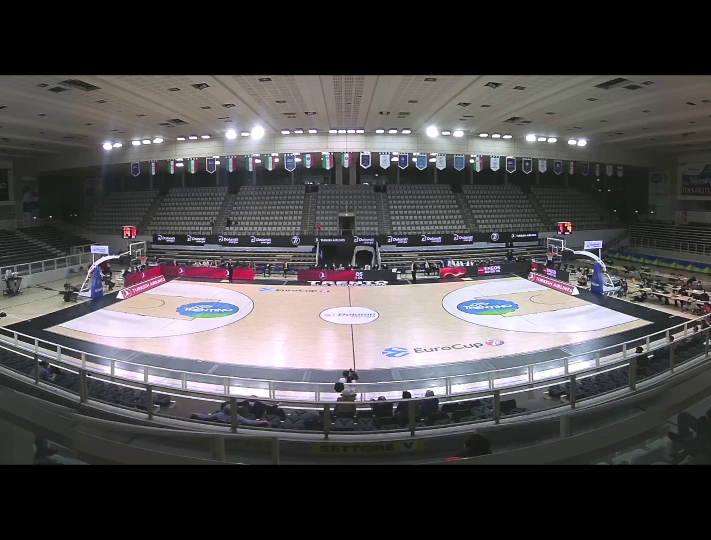
#> input picture material/background.png, 1422 x 1080 px (shown at 1/2 size)
$ python HOG.py
#> lines starting #> are read from the running program, lines starting #| are printed output that depends on the picture; after the words box and inside, x2 and y2 are one past the last pixel; in counts of white or black regions, pixels touching at a corner belong together; pictures that were not available may be replaced by others from this repository, and a replacement may not be noted
# import the necessary packages
import numpy as np
import cv2

def get_box(mask_points):
    x_min = min(mask_points, key=lambda e: e[0])[0]
    y_min = min(mask_points, key=lambda e: e[1])[1]

    x_max = max(mask_points, key=lambda e: e[0])[0]
    y_max = max(mask_points, key=lambda e: e[1])[1]

    return x_min, y_min, x_max-x_min, y_max-y_min

# initialize the HOG descriptor/person detector
hog = cv2.HOGDescriptor()
hog.setSVMDetector(cv2.HOGDescriptor_getDefaultPeopleDetector())

cv2.startWindowThread()

# open webcam video stream
# cap = cv2.VideoCapture(0)
cap = cv2.VideoCapture("../material/CV_basket.mp4")

background = cv2.imread('../material/background.png', cv2.IMREAD_GRAYSCALE)
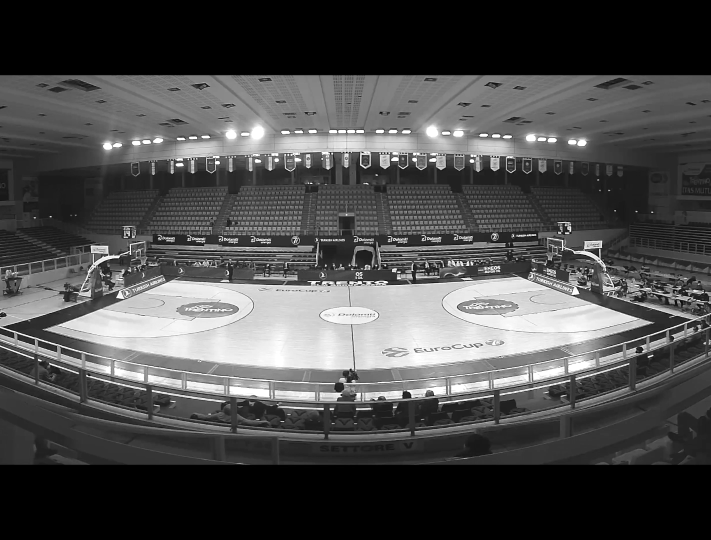
#> background: shape (1080, 1422) (shown at 1/2 size); min 0, max 255, mean 75.9

mask_points = np.array([(87, 660), (298, 708), (494, 732), (709, 740), (902, 728), (1114, 696), (1307, 646), (1243, 540), (1084, 458), (996, 531), (696, 539), (389, 534), (313, 453), (131, 542)], np.int32)
x,y,w,h = get_box(mask_points)
mask_points = mask_points.reshape((-1,1,2))
mask = np.zeros(background.shape[:2], np.uint8)
cv2.fillPoly(mask,[mask_points],255)
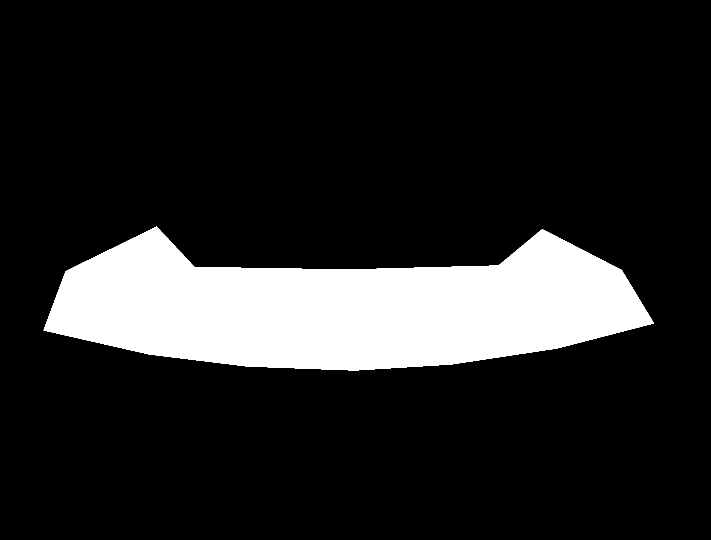
#> mask: shape (1080, 1422) (shown at 1/2 size); 14.8% white; 1 white region, box (x1, y1, x2, y2) and area: (87, 453, 1308, 741) 226564

mask = mask[y:y+h, x:x+w]
print(w, h) # 1220 287

# shape = (1080, 810)
# mask = cv2.resize(mask, shape)


# the output will be written to output.avi
# out = cv2.VideoWriter(
#     'output.avi',
#     cv2.VideoWriter_fourcc(*'MJPG'),
#     15.,
#     (640,480))

i = 0
while(True):
    # Capture frame-by-frame
    ret, frame = cap.read()
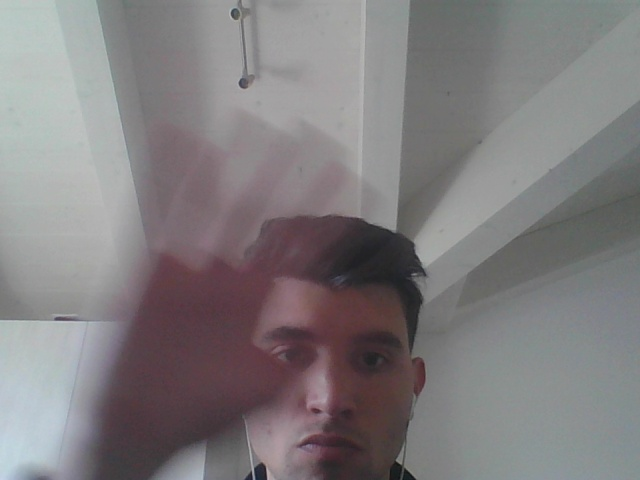
#> input picture Lab1/img0.jpg, 640 x 480 px, given in place of CV_basket.mp4, which was not available
#> frame is the input picture: shape (480, 640, 3); mean B, G, R 126.4, 124.8, 128.4
    # i += 1
    # if i % 4 != 0:
    #     continue

    frame = frame[y:y+h, x:x+w]
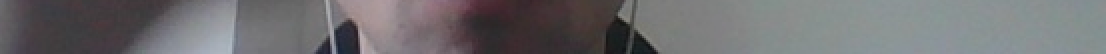
#> frame: shape (27, 553, 3) (shown 2 times larger); mean B, G, R 112.1, 109.9, 111
    # resizing for faster detection
    # frame = cv2.resize(frame, shape)
    # using a greyscale picture, also for faster detection
    gray = cv2.cvtColor(frame, cv2.COLOR_RGB2GRAY)
#> (the run stopped early here; a loop or call above may not have finished)
